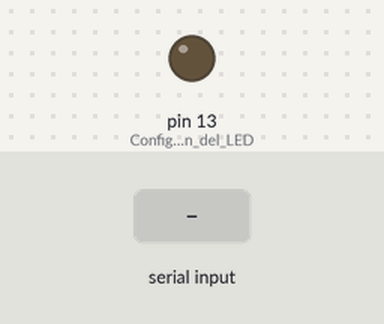
This sketch was run on a simulated Arduino Uno, built with avr-gcc and run on an emulated ATmega328P. Shown: output pins drawn as LEDs (lit = HIGH). The test bench sets the inputs (shaded band).

Above: at 1.2 s.
1.3 s: "1" received over the second serial link
At 1.9 s:
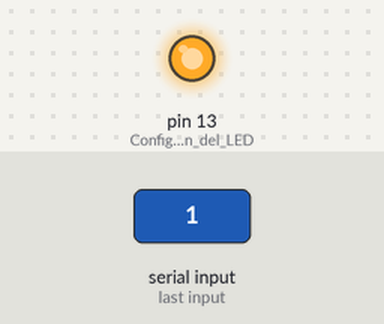
2.8 s: "0" received over the second serial link
At 4.2 s:
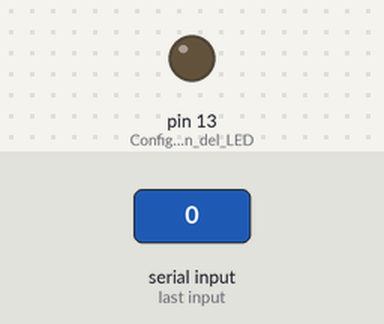
Timing chart, 0 to 5.8 s (numbered marks = the images above; inputs shaded):
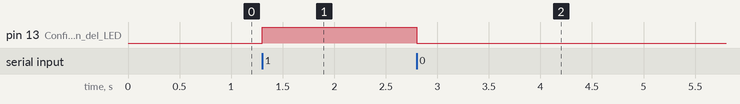

Measured:
- after the input at 1.3 s, pin 13 (Configura_el_pin_del_LED): LOW → HIGH at once
- after the input at 2.8 s, pin 13 (Configura_el_pin_del_LED): HIGH → LOW at once

The sketch:

LUNGE-PRO.ino
```cpp
#include <SoftwareSerial.h>

SoftwareSerial bluetoothSerial(2, 3);  // Define los pines de comunicación serial

void setup() {
  Serial.begin(9600);           // Inicializa el puerto serial del Arduino
  bluetoothSerial.begin(9600);  // Inicializa el puerto serial para la comunicación con el módulo Bluetooth

  pinMode(LED_BUILTIN, OUTPUT);  // Configura el pin del LED incorporado como salida
}

void loop() {
  if (bluetoothSerial.available()) {  // Verifica si hay datos disponibles en el puerto serial del módulo Bluetooth
    char data = bluetoothSerial.read();  // Lee el dato recibido

    if (data == '1') {
      digitalWrite(LED_BUILTIN, HIGH);  // Enciende el LED incorporado si recibe el carácter '1'
    } else if (data == '0') {
      digitalWrite(LED_BUILTIN, LOW);   // Apaga el LED incorporado si recibe el carácter '0'
    }
  }

  if (Serial.available()) {          // Verifica si hay datos disponibles en el puerto serial del Arduino
    char data = Serial.read();       // Lee el dato recibido desde la aplicación de React Native
    bluetoothSerial.write(data);     // Envía el dato al módulo Bluetooth
  }
}
```
